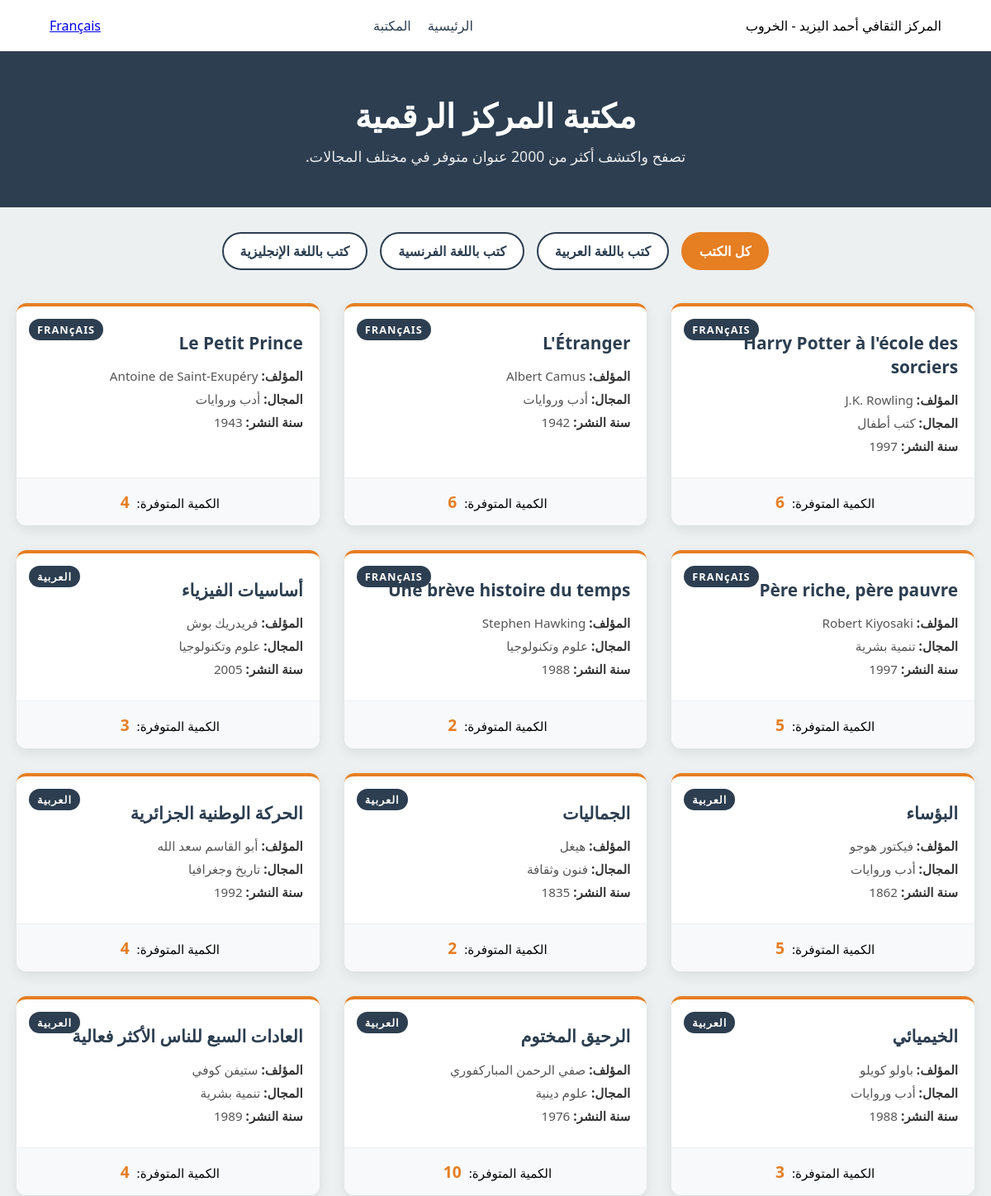
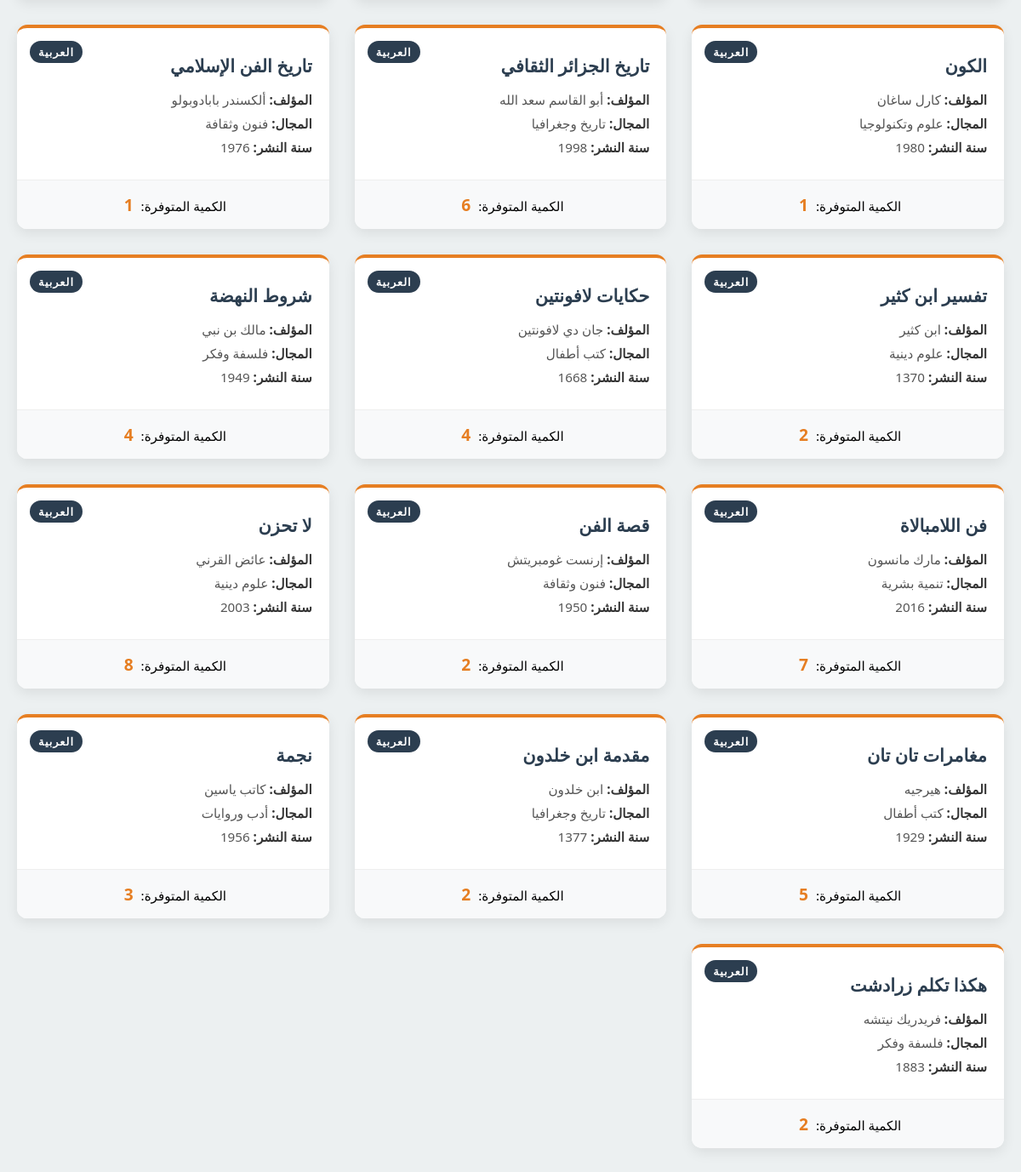
Screenshot of /bibliotheque.php with the database file from the repository (2 pictures, top to bottom).
### tables this page shows
CREATE TABLE `livres` (
  `id_livre` int(11) NOT NULL,
  `titre` varchar(255) NOT NULL,
  `auteur` varchar(100) DEFAULT NULL,
  `langue` varchar(50) DEFAULT NULL,
  `annee_publication` int(11) DEFAULT NULL,
  `quantite_dispo` int(11) DEFAULT 1,
  `id_categorie` int(11) DEFAULT NULL
);

CREATE TABLE `categories` (
  `id_categorie` int(11) NOT NULL,
  `nom_ar` varchar(100) NOT NULL,
  `nom_fr` varchar(100) NOT NULL
);

### bibliotheque.php (the view, shortened to what this page needs)
<?php
require_once 'includes/db.php';
$lang = $_SESSION['lang'] ?? 'ar';
$dir = ($lang == 'ar') ? 'rtl' : 'ltr';
$filter_lang = $_GET['book_lang'] ?? 'all';
$content = [
    'ar' => [
        'title' => 'المركز الثقافي أحمد اليزيد - الخروب',
        'lib_title' => 'مكتبة المركز الرقمية',
        'lib_subtitle' => 'تصفح واكتشف أكثر من 2000 عنوان متوفر في مختلف المجالات.',
        'all_books' => 'كل الكتب',
        'ar_books' => 'كتب باللغة العربية',
        'fr_books' => 'كتب باللغة الفرنسية',
        'en_books' => 'كتب باللغة الإنجليزية',
        'author' => 'المؤلف:',
        'category' => 'المجال:',
        'year' => 'سنة النشر:',
        'available' => 'الكمية المتوفرة:',
        'no_books' => 'لا توجد كتب متوفرة في هذا القسم حالياً.',
        'home' => 'الرئيسية',
        'library' => 'المكتبة',
    ],
    'fr' => [
        'title' => 'Centre Culturel Ahmed Yazid - El Khroub',
        'lib_title' => 'Bibliothèque du Centre',
        'lib_subtitle' => 'Explorez et découvrez plus de 2000 titres disponibles dans divers domaines.',
        'all_books' => 'Tous les livres',
        'ar_books' => 'Livres en Arabe',
        'fr_books' => 'Livres en Français',
        'en_books' => 'Livres en Anglais',
        'author' => 'Auteur :',
        'category' => 'Catégorie :',
        'year' => 'Année :',
        'available' => 'Disponibles :',
        'no_books' => 'Aucun livre disponible dans cette section pour le moment.',
        'home' => 'Accueil',
        'library' => 'Bibliothèque',
    ]
];
if ($filter_lang !== 'all' && in_array($filter_lang, ['ar', 'fr', 'en'])) {
    $db_langs = [
        'ar' => 'العربية',
        'fr' => 'Français',
        'en' => 'English'
    ];
    $langue_recherche = $db_langs[$filter_lang];
    $sql = "SELECT l.*, c.nom_ar, c.nom_fr
            FROM livres l
            LEFT JOIN categories c ON l.id_categorie = c.id_categorie
            WHERE l.langue = :langue
            ORDER BY l.titre ASC";
    $stmt = $pdo->prepare($sql);
    $stmt->execute(['langue' => $langue_recherche]);
} else {
    $sql = "SELECT l.*, c.nom_ar, c.nom_fr
            FROM livres l
            LEFT JOIN categories c ON l.id_categorie = c.id_categorie
            ORDER BY l.titre ASC";
    $stmt = $pdo->query($sql);
}
$books = $stmt->fetchAll(PDO::FETCH_ASSOC);
?>
<!DOCTYPE html>
<html lang="<?php echo $lang; ?>" dir="<?php echo $dir; ?>">
<head>
    <link rel="stylesheet" href="style.css">
    <?php if ($dir == 'rtl'): ?>
        <link rel="stylesheet" href="style.css">
    <?php endif; ?>
</head>
<body>
<header class="navbar">
    <div class="logo"><?php echo $content[$lang]['title']; ?></div>
    <nav>
        <ul class="nav-links">
            <li><a href="index.php"><?php echo $content[$lang]['home']; ?></a></li>
            <li><a href="bibliotheque.php" class="active"><?php echo $content[$lang]['library']; ?></a></li>
        </ul>
    </nav>
    <div class="lang-switcher">
        <a href="?lang=<?php echo ($lang == 'ar') ? 'fr' : 'ar'; ?>&book_lang=<?php echo $filter_lang; ?>">
            <?php echo ($lang == 'ar') ? 'Français' : 'العربية'; ?>
        </a>
    </div>
</header>
<section class="lib-hero">
    <h1><?php echo $content[$lang]['lib_title']; ?></h1>
    <p><?php echo $content[$lang]['lib_subtitle']; ?></p>
</section>
<div class="filter-container">
    <a href="?book_lang=all" class="btn-filter <?php echo $filter_lang == 'all' ? 'active' : ''; ?>"><?php echo $content[$lang]['all_books']; ?></a>
    <a href="?book_lang=ar" class="btn-filter <?php echo $filter_lang == 'ar' ? 'active' : ''; ?>"><?php echo $content[$lang]['ar_books']; ?></a>
    <a href="?book_lang=fr" class="btn-filter <?php echo $filter_lang == 'fr' ? 'active' : ''; ?>"><?php echo $content[$lang]['fr_books']; ?></a>
    <a href="?book_lang=en" class="btn-filter <?php echo $filter_lang == 'en' ? 'active' : ''; ?>"><?php echo $content[$lang]['en_books']; ?></a>
</div>
<main class="library-grid-container">
    <?php if (count($books) > 0): ?>
        <div class="books-grid">
            <?php foreach ($books as $book): ?>
                <div class="book-card lang-<?php echo $book['langue']; ?>">
                    <div class="book-badge"><?php echo strtoupper($book['langue']); ?></div>
                    <div class="book-info">
                        <h3><?php echo htmlspecialchars($book['titre']); ?></h3>
                        <p><strong><?php echo $content[$lang]['author']; ?></strong> <?php echo htmlspecialchars($book['auteur']); ?></p>
                        <p><strong><?php echo $content[$lang]['category']; ?></strong>
                            <?php echo $lang == 'ar' ? htmlspecialchars($book['nom_ar']) : htmlspecialchars($book['nom_fr']); ?>
                        </p>
                        <p><strong><?php echo $content[$lang]['year']; ?></strong> <?php echo $book['annee_publication'] ?? '/'; ?></p>
                    </div>
                    <div class="book-footer">
                        <span><?php echo $content[$lang]['available']; ?> <strong><?php echo $book['quantite_dispo']; ?></strong></span>
                    </div>
                </div>
            <?php endforeach; ?>
        </div>
    <?php else: ?>
        <p class="no-results"><?php echo $content[$lang]['no_books']; ?></p>
    <?php endif; ?>
</main>
</body>
</html>

### style.css (style rules this page uses)
*, *::before, *::after { box-sizing: border-box; }
html, body { max-width: 100vw; overflow-x: hidden; margin: 0; padding: 0; }
:root { --primary: #2c3e50; --accent: #e67e22; --light: #ecf0f1; }
body { margin: 0; font-family: 'Segoe UI', Tahoma, Geneva, Verdana, sans-serif; background-color: var(--light); }
.navbar { display: flex; justify-content: space-between; align-items: center; padding: 20px 5%; background: white; box-shadow: 0 2px 5px rgba(0,0,0,0.1); }
.nav-links { list-style: none; display: flex; gap: 20px; margin: 0; padding: 0; }
.nav-links a { text-decoration: none; color: var(--primary); font-weight: 500; }
.lib-hero { text-align: center; padding: 50px 20px; background-color: var(--primary); color: white; margin-bottom: 30px; }
.lib-hero h1 { margin: 0 0 10px 0; font-size: 2.5rem; }
.lib-hero p { margin: 0; font-size: 1.1rem; opacity: 0.9; }
.filter-container { display: flex; justify-content: center; flex-wrap: wrap; gap: 15px; margin-bottom: 40px; padding: 0 20px; }
.btn-filter { padding: 10px 20px; background-color: white; color: var(--primary); text-decoration: none; border: 2px solid var(--primary); border-radius: 25px; font-weight: bold; transition: all 0.3s ease; }
.btn-filter:hover, .btn-filter.active { background-color: var(--accent); color: white; border-color: var(--accent); }
.library-grid-container { max-width: 1200px; margin: 0 auto; padding: 0 20px 60px 20px; }
.books-grid { display: grid; grid-template-columns: repeat(auto-fill, minmax(280px, 1fr)); gap: 30px; }
.book-card { background: white; border-radius: 12px; box-shadow: 0 5px 15px rgba(0,0,0,0.08); overflow: hidden; position: relative; display: flex; flex-direction: column; transition: transform 0.3s ease, box-shadow 0.3s ease; border-top: 4px solid var(--accent); }
.book-badge { position: absolute; top: 15px; right: 15px; background: var(--primary); color: white; padding: 4px 10px; border-radius: 20px; font-size: 0.8rem; font-weight: bold; letter-spacing: 1px; }
[dir="rtl"] .book-badge { right: auto; left: 15px; }
.book-info { padding: 30px 20px 20px 20px; flex-grow: 1; }
.book-info h3 { margin: 0 0 15px 0; color: var(--primary); font-size: 1.3rem; line-height: 1.4; }
.book-info p { margin: 8px 0; color: #555; font-size: 0.95rem; }
.book-info strong { color: #333; }
.book-footer { background-color: #f8f9fa; padding: 15px 20px; border-top: 1px solid #eee; text-align: center; font-size: 0.95rem; }
.book-footer strong { color: var(--accent); font-size: 1.2rem; margin: 0 5px; }

### rows the page displays
livres: langue "FRANçAIS", titre "Harry Potter à l'école des sorciers", auteur "J.K. Rowling", id_categorie.nom_ar "كتب أطفال", annee_publication "1997", quantite_dispo "6"
livres: langue "FRANçAIS", titre "L'Étranger", auteur "Albert Camus", id_categorie.nom_ar "أدب وروايات", annee_publication "1942", quantite_dispo "6"
livres: langue "FRANçAIS", titre "Le Petit Prince", auteur "Antoine de Saint-Exupéry", id_categorie.nom_ar "أدب وروايات", annee_publication "1943", quantite_dispo "4"
livres: langue "FRANçAIS", titre "Père riche, père pauvre", auteur "Robert Kiyosaki", id_categorie.nom_ar "تنمية بشرية", annee_publication "1997", quantite_dispo "5"
livres: langue "FRANçAIS", titre "Une brève histoire du temps", auteur "Stephen Hawking", id_categorie.nom_ar "علوم وتكنولوجيا", annee_publication "1988", quantite_dispo "2"
livres: langue "العربية", titre "أساسيات الفيزياء", auteur "فريدريك بوش", id_categorie.nom_ar "علوم وتكنولوجيا", annee_publication "2005", quantite_dispo "3"
livres: langue "العربية", titre "البؤساء", auteur "فيكتور هوجو", id_categorie.nom_ar "أدب وروايات", annee_publication "1862", quantite_dispo "5"
livres: langue "العربية", titre "الجماليات", auteur "هيغل", id_categorie.nom_ar "فنون وثقافة", annee_publication "1835", quantite_dispo "2"
livres: langue "العربية", titre "الحركة الوطنية الجزائرية", auteur "أبو القاسم سعد الله", id_categorie.nom_ar "تاريخ وجغرافيا", annee_publication "1992", quantite_dispo "4"
livres: langue "العربية", titre "الخيميائي", auteur "باولو كويلو", id_categorie.nom_ar "أدب وروايات", annee_publication "1988", quantite_dispo "3"
livres: langue "العربية", titre "الرحيق المختوم", auteur "صفي الرحمن المباركفوري", id_categorie.nom_ar "علوم دينية", annee_publication "1976", quantite_dispo "10"
livres: langue "العربية", titre "العادات السبع للناس الأكثر فعالية", auteur "ستيفن كوفي", id_categorie.nom_ar "تنمية بشرية", annee_publication "1989", quantite_dispo "4"
livres: langue "العربية", titre "الكون", auteur "كارل ساغان", id_categorie.nom_ar "علوم وتكنولوجيا", annee_publication "1980", quantite_dispo "1"
livres: langue "العربية", titre "تاريخ الجزائر الثقافي", auteur "أبو القاسم سعد الله", id_categorie.nom_ar "تاريخ وجغرافيا", annee_publication "1998", quantite_dispo "6"
livres: langue "العربية", titre "تاريخ الفن الإسلامي", auteur "ألكسندر بابادوبولو", id_categorie.nom_ar "فنون وثقافة", annee_publication "1976", quantite_dispo "1"
livres: langue "العربية", titre "تفسير ابن كثير", auteur "ابن كثير", id_categorie.nom_ar "علوم دينية", annee_publication "1370", quantite_dispo "2"
livres: langue "العربية", titre "حكايات لافونتين", auteur "جان دي لافونتين", id_categorie.nom_ar "كتب أطفال", annee_publication "1668", quantite_dispo "4"
livres: langue "العربية", titre "شروط النهضة", auteur "مالك بن نبي", id_categorie.nom_ar "فلسفة وفكر", annee_publication "1949", quantite_dispo "4"
livres: langue "العربية", titre "فن اللامبالاة", auteur "مارك مانسون", id_categorie.nom_ar "تنمية بشرية", annee_publication "2016", quantite_dispo "7"
livres: langue "العربية", titre "قصة الفن", auteur "إرنست غومبريتش", id_categorie.nom_ar "فنون وثقافة", annee_publication "1950", quantite_dispo "2"
livres: langue "العربية", titre "لا تحزن", auteur "عائض القرني", id_categorie.nom_ar "علوم دينية", annee_publication "2003", quantite_dispo "8"
livres: langue "العربية", titre "مغامرات تان تان", auteur "هيرجيه", id_categorie.nom_ar "كتب أطفال", annee_publication "1929", quantite_dispo "5"
livres: langue "العربية", titre "مقدمة ابن خلدون", auteur "ابن خلدون", id_categorie.nom_ar "تاريخ وجغرافيا", annee_publication "1377", quantite_dispo "2"
livres: langue "العربية", titre "نجمة", auteur "كاتب ياسين", id_categorie.nom_ar "أدب وروايات", annee_publication "1956", quantite_dispo "3"
livres: langue "العربية", titre "هكذا تكلم زرادشت", auteur "فريدريك نيتشه", id_categorie.nom_ar "فلسفة وفكر", annee_publication "1883", quantite_dispo "2"

### other values shown
$content[$lang]['title'] "المركز الثقافي أحمد اليزيد - الخروب"
$content[$lang]['home'] "الرئيسية"
$content[$lang]['library'] "المكتبة"
$content[$lang]['lib_title'] "مكتبة المركز الرقمية"
$content[$lang]['lib_subtitle'] "تصفح واكتشف أكثر من 2000 عنوان متوفر في مختلف المجالات."
$content[$lang]['all_books'] "كل الكتب"
$content[$lang]['ar_books'] "كتب باللغة العربية"
$content[$lang]['fr_books'] "كتب باللغة الفرنسية"
$content[$lang]['en_books'] "كتب باللغة الإنجليزية"
